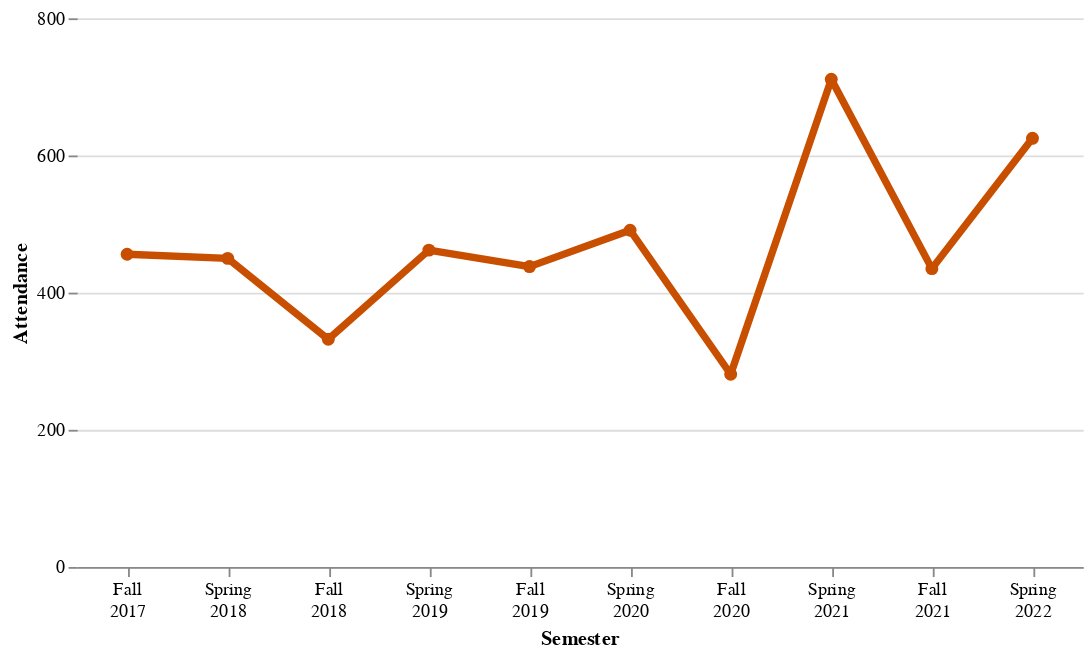

The notebook cell saved with this chart:
### Markdown cell above
## Pretty good version of final plot

***This is close to the version I would probably save to SVG and add annotations in PowerPoint or Adobe Illustrator because doing the rest in Altair is time-consuming and difficult!***

- Splitting Semester on a space makes it into a list, which displays as one line per entry
- Prepped index field above so could sort by those values
- Semester labels are easier to read when they're horizontal
- Setting line thickness and color
- Round joins in the line keep pointy transitions from poking out beyond the circles
- Points now inherit color from line, but the default opacity is not 100% so set explicitly
- `domainWidth` sets the width of the axis line
- global `.configure_view(strokeWidth=0)` takes away the box around the plot

### Two ways to wrap text in Altair

- Text in titles, subtitles, or other text marks will display as one line per entry in a list
- https://github.com/altair-viz/altair/issues/2376
- https://stackoverflow.com/questions/71215156/how-to-wrap-axis-label-in-altair

### Code cell
base = alt.Chart(df).encode(
    alt.X('semesterWrap:N')
            .sort(alt.SortField('index'))
            .axis(labelAngle = 0)
            .title('Semester'),
    alt.Y('Attendance:Q').axis(tickCount=5, domainWidth=0)
).transform_calculate(
    semesterWrap = alt.expr.split(alt.datum.Semester,' ')
).properties(
    width = 550,
    height = 300
)

line = base.mark_line(
    size=4, 
    strokeJoin="round"
).encode(
    color = alt.value("#C84E00")
)

points = line.mark_circle(
    size=50, 
    opacity=1.0
)

alt.layer(line, 
          points
).configure_view(
    strokeWidth=0
)

### Figure 1 — Vega-Lite specification as saved in the notebook (floating-point values rounded to 4 significant figures)
{"config": {"view": {"continuousWidth": 300, "continuousHeight": 300, "strokeWidth": 0}}, "layer": [{"mark": {"type": "line", "size": 4, "strokeJoin": "round"}, "encoding": {"color": {"value": "#C84E00"}, "x": {"axis": {"labelAngle": 0}, "field": "semesterWrap", "sort": {"field": "index"}, "title": "Semester", "type": "nominal"}, "y": {"axis": {"tickCount": 5, "domainWidth": 0}, "field": "Attendance", "type": "quantitative"}}, "transform": [{"calculate": "split(datum.Semester,' ')", "as": "semesterWrap"}]}, {"mark": {"type": "circle", "opacity": 1.0, "size": 50}, "encoding": {"color": {"value": "#C84E00"}, "x": {"axis": {"labelAngle": 0}, "field": "semesterWrap", "sort": {"field": "index"}, "title": "Semester", "type": "nominal"}, "y": {"axis": {"tickCount": 5, "domainWidth": 0}, "field": "Attendance", "type": "quantitative"}}, "transform": [{"calculate": "split(datum.Semester,' ')", "as": "semesterWrap"}]}], "data": {"name": "data-ad3a1643298a111c8e04a89d0147b008"}, "height": 300, "width": 550, "$schema": "https://vega.github.io/schema/vega-lite/v5.8.0.json", "datasets": {"data-ad3a1643298a111c8e04a89d0147b008": [{"index": 0, "Semester": "Fall 2017", "Attendance": 456}, {"index": 1, "Semester": "Spring 2018", "Attendance": 450}, {"index": 2, "Semester": "Fall 2018", "Attendance": 332}, {"index": 3, "Semester": "Spring 2019", "Attendance": 462}, {"index": 4, "Semester": "Fall 2019", "Attendance": 438}, {"index": 5, "Semester": "Spring 2020", "Attendance": 491}, {"index": 6, "Semester": "Fall 2020", "Attendance": 281}, {"index": 7, "Semester": "Spring 2021", "Attendance": 711}, {"index": 8, "Semester": "Fall 2021", "Attendance": 435}, {"index": 9, "Semester": "Spring 2022", "Attendance": 625}]}}
